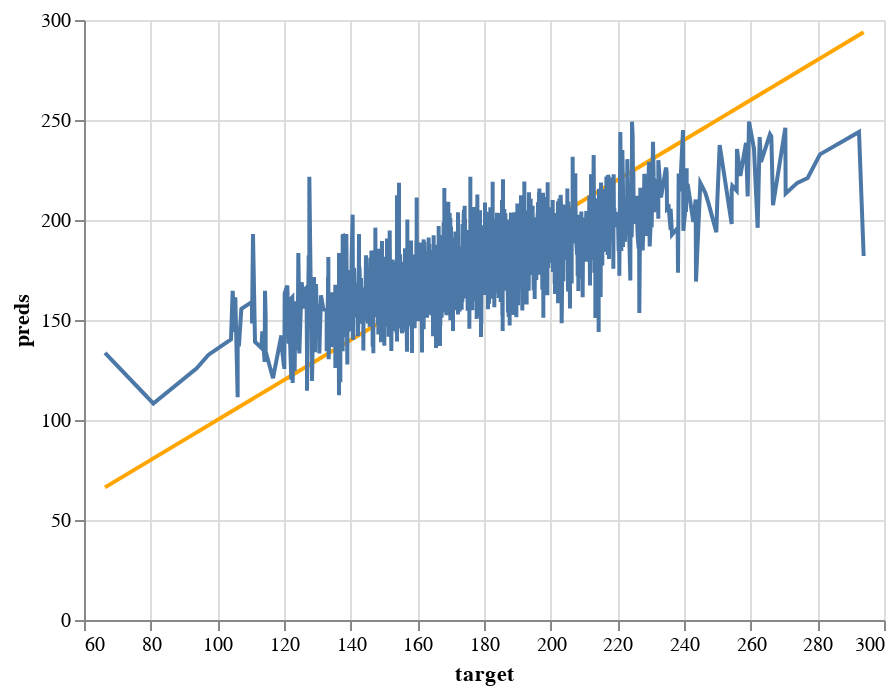

Notebook code for this chart:
### Markdown cell above
**6.6 Visualising the model's prediction accuracy on training dataset in a line chart**

### Code cell
perfect_test = alt.Chart(pd.DataFrame({'target': y_train, 'preds': y_train})).mark_line(color='orange').encode(
    x='target',
    y='preds'
)

pred_chart_test = alt.Chart(pd.DataFrame({'target': y_train, 'preds': y_train_preds})).mark_line().encode(
    x='target',
    y='preds'
  )

perfect_test + pred_chart_test

### Figure 1 — Vega-Lite specification as saved in the notebook (floating-point values rounded to 4 significant figures; data arrays with more than 128 entries replaced by an {"elided": "..."} marker saying what was removed)
{"config": {"view": {"continuousWidth": 400, "continuousHeight": 300}}, "layer": [{"data": {"name": "data-204aec812c509e061bca506651e9abac"}, "mark": {"type": "line", "color": "orange"}, "encoding": {"x": {"field": "target", "type": "quantitative"}, "y": {"field": "preds", "type": "quantitative"}}}, {"data": {"name": "data-ec1709bb4dacf9dda6d702fd4dcef43f"}, "mark": "line", "encoding": {"x": {"field": "target", "type": "quantitative"}, "y": {"field": "preds", "type": "quantitative"}}}], "$schema": "https://vega.github.io/schema/vega-lite/v4.17.0.json", "datasets": {"data-204aec812c509e061bca506651e9abac": {"elided": "1931 records"}, "data-ec1709bb4dacf9dda6d702fd4dcef43f": {"elided": "1931 records"}}}
